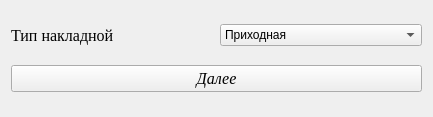
<?xml version="1.0" encoding="UTF-8"?>
<ui version="4.0">
 <class>temp_add_data_to_inv</class>
 <widget class="QWidget" name="temp_add_data_to_inv">
  <property name="geometry">
   <rect>
    <x>0</x>
    <y>0</y>
    <width>433</width>
    <height>117</height>
   </rect>
  </property>
  <property name="windowTitle">
   <string>Form</string>
  </property>
  <layout class="QGridLayout" name="gridLayout">
   <item row="0" column="0">
    <layout class="QHBoxLayout" name="horizontalLayout">
     <item>
      <widget class="QLabel" name="label">
       <property name="font">
        <font>
         <family>Times New Roman</family>
         <pointsize>12</pointsize>
        </font>
       </property>
       <property name="text">
        <string>Тип накладной</string>
       </property>
      </widget>
     </item>
     <item>
      <widget class="QComboBox" name="invoice_type">
       <item>
        <property name="text">
         <string>Приходная</string>
        </property>
       </item>
       <item>
        <property name="text">
         <string>Расходная</string>
        </property>
       </item>
      </widget>
     </item>
    </layout>
   </item>
   <item row="1" column="0">
    <widget class="QPushButton" name="next">
     <property name="font">
      <font>
       <family>Times New Roman</family>
       <pointsize>12</pointsize>
       <italic>true</italic>
      </font>
     </property>
     <property name="text">
      <string>Далее</string>
     </property>
    </widget>
   </item>
  </layout>
 </widget>
 <resources/>
 <connections/>
</ui>
